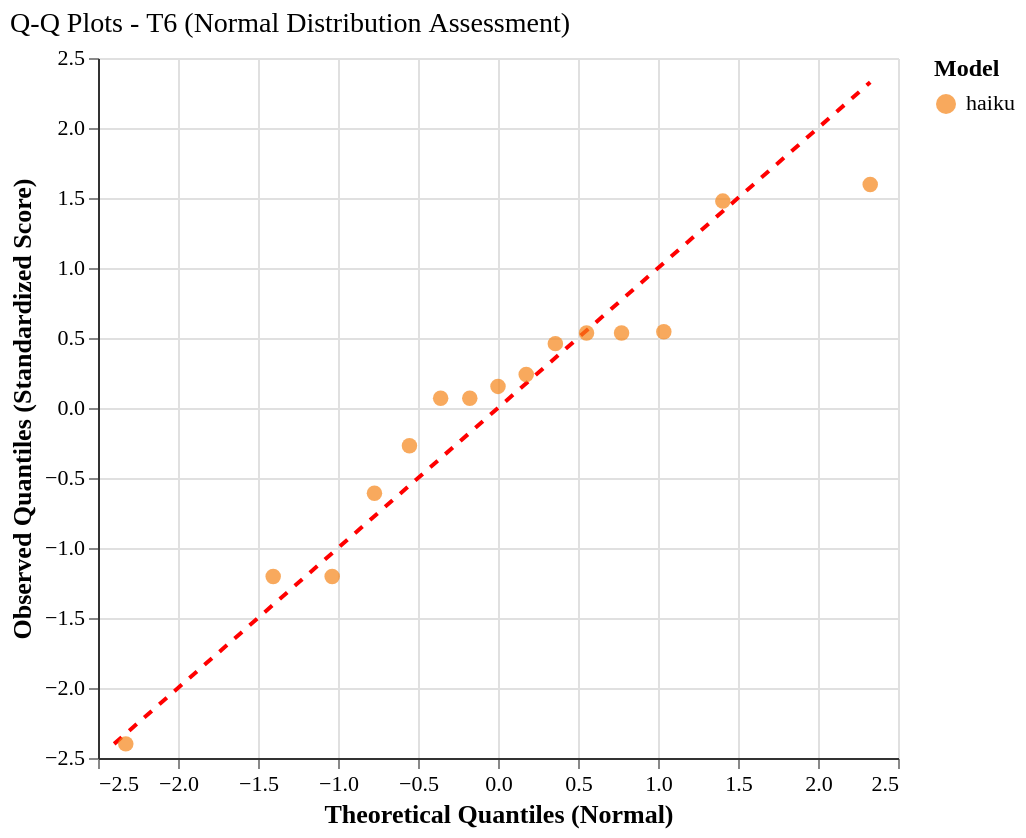

Write a Vega-Lite specification for this figure.
### Vega-Lite specification from a JSON file in a GitHub repository (floating-point values rounded to 4 significant figures)
{"config": {"font": "serif", "axis": {"labelFontSize": 11, "titleFontSize": 13, "gridColor": "#e0e0e0", "domainColor": "#333333"}, "legend": {"labelFontSize": 11, "titleFontSize": 12}, "title": {"fontSize": 14, "anchor": "start", "fontWeight": "normal"}, "view": {"stroke": null, "continuousWidth": 400, "continuousHeight": 300, "strokeWidth": 0}, "mark": {"tooltip": true}}, "layer": [{"data": {"name": "data-0b02e6994f14f3478d8c27e2b9442154"}, "mark": {"type": "line", "color": "red", "strokeDash": [5, 5], "strokeWidth": 2}, "encoding": {"x": {"field": "theoretical_quantile", "type": "quantitative"}, "y": {"field": "observed_quantile", "type": "quantitative"}}}, {"data": {"name": "data-7d4d7d7dacaef3478c777b0c33618a96"}, "mark": {"type": "circle", "opacity": 0.7, "size": 60}, "encoding": {"color": {"field": "agent_model", "scale": {"domain": ["haiku"], "range": ["#F58518"]}, "title": "Model", "type": "nominal"}, "tooltip": [{"field": "agent_model", "title": "Model", "type": "nominal"}, {"field": "tier", "title": "Tier", "type": "ordinal"}, {"field": "theoretical_quantile", "format": ".2f", "title": "Theoretical Q", "type": "quantitative"}, {"field": "observed_quantile", "format": ".2f", "title": "Observed Q", "type": "quantitative"}, {"field": "original_score", "format": ".3f", "title": "Original Score", "type": "quantitative"}], "x": {"field": "theoretical_quantile", "scale": {"zero": false}, "title": "Theoretical Quantiles (Normal)", "type": "quantitative"}, "y": {"field": "observed_quantile", "scale": {"zero": false}, "title": "Observed Quantiles (Standardized Score)", "type": "quantitative"}}}], "height": 350, "title": "Q-Q Plots - T6 (Normal Distribution Assessment)", "width": 400, "$schema": "https://vega.github.io/schema/vega-lite/v6.1.0.json", "datasets": {"data-0b02e6994f14f3478d8c27e2b9442154": [{"theoretical_quantile": -2.399, "observed_quantile": -2.399}, {"theoretical_quantile": 2.326, "observed_quantile": 2.326}], "data-7d4d7d7dacaef3478c777b0c33618a96": [{"agent_model": "haiku", "tier": "T6", "theoretical_quantile": -2.326, "observed_quantile": -2.399, "original_score": 0.529}, {"agent_model": "haiku", "tier": "T6", "theoretical_quantile": -1.405, "observed_quantile": -1.203, "original_score": 0.67}, {"agent_model": "haiku", "tier": "T6", "theoretical_quantile": -1.036, "observed_quantile": -1.203, "original_score": 0.67}, {"agent_model": "haiku", "tier": "T6", "theoretical_quantile": -0.7722, "observed_quantile": -0.6091, "original_score": 0.74}, {"agent_model": "haiku", "tier": "T6", "theoretical_quantile": -0.5534, "observed_quantile": -0.2698, "original_score": 0.78}, {"agent_model": "haiku", "tier": "T6", "theoretical_quantile": -0.3585, "observed_quantile": 0.06956, "original_score": 0.82}, {"agent_model": "haiku", "tier": "T6", "theoretical_quantile": -0.1764, "observed_quantile": 0.06956, "original_score": 0.82}, {"agent_model": "haiku", "tier": "T6", "theoretical_quantile": -1.391e-16, "observed_quantile": 0.1544, "original_score": 0.83}, {"agent_model": "haiku", "tier": "T6", "theoretical_quantile": 0.1764, "observed_quantile": 0.2392, "original_score": 0.84}, {"agent_model": "haiku", "tier": "T6", "theoretical_quantile": 0.3585, "observed_quantile": 0.4598, "original_score": 0.866}, {"agent_model": "haiku", "tier": "T6", "theoretical_quantile": 0.5534, "observed_quantile": 0.5361, "original_score": 0.875}, {"agent_model": "haiku", "tier": "T6", "theoretical_quantile": 0.7722, "observed_quantile": 0.5361, "original_score": 0.875}, {"agent_model": "haiku", "tier": "T6", "theoretical_quantile": 1.036, "observed_quantile": 0.5446, "original_score": 0.876}, {"agent_model": "haiku", "tier": "T6", "theoretical_quantile": 1.405, "observed_quantile": 1.478, "original_score": 0.986}, {"agent_model": "haiku", "tier": "T6", "theoretical_quantile": 2.326, "observed_quantile": 1.597, "original_score": 1.0}]}}
